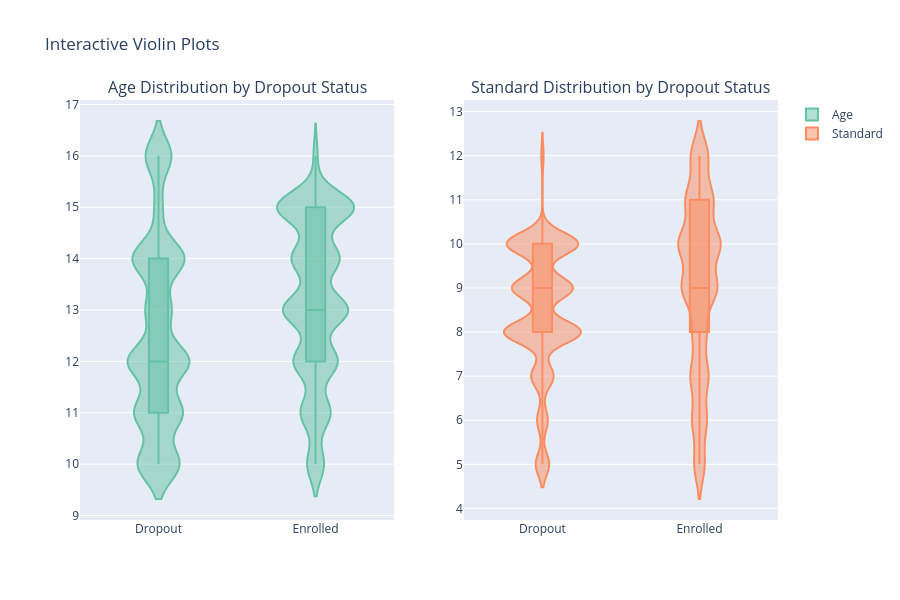

The notebook cell saved with this chart:
### Code cell
# Violin plots
fig_violin = make_subplots(rows=1, cols=2, subplot_titles=("Age Distribution by Dropout Status", "Standard Distribution by Dropout Status"))
fig_violin.add_trace(go.Violin(x=df['Dropout_Status'], y=df['Age'], name='Age', marker_color=colors[0], box_visible=True), row=1, col=1)
fig_violin.add_trace(go.Violin(x=df['Dropout_Status'], y=df['Standard'], name='Standard', marker_color=colors[1], box_visible=True), row=1, col=2)
fig_violin.update_layout(height=600, title_text="Interactive Violin Plots")
fig_violin.write_html("bivariate_violins.html")
fig_violin.show()

### Figure 1 — Plotly figure (JSON) as saved in the notebook; plotly's stock layout.template omitted (floating-point values rounded to 4 significant figures; data arrays with more than 128 entries replaced by an {"elided": "..."} marker saying what was removed)
{"data": [{"box": {"visible": true}, "marker": {"color": "rgb(102,194,165)"}, "name": "Age", "type": "violin", "x": {"elided": "10198 str values"}, "xaxis": "x", "y": {"elided": "10198 int values"}, "yaxis": "y"}, {"box": {"visible": true}, "marker": {"color": "rgb(252,141,98)"}, "name": "Standard", "type": "violin", "x": {"elided": "10198 str values"}, "xaxis": "x2", "y": {"elided": "10198 int values"}, "yaxis": "y2"}], "layout": {"annotations": [{"font": {"size": 16}, "showarrow": false, "text": "Age Distribution by Dropout Status", "x": 0.225, "xanchor": "center", "xref": "paper", "y": 1, "yanchor": "bottom", "yref": "paper"}, {"font": {"size": 16}, "showarrow": false, "text": "Standard Distribution by Dropout Status", "x": 0.775, "xanchor": "center", "xref": "paper", "y": 1, "yanchor": "bottom", "yref": "paper"}], "height": 600, "title": {"text": "Interactive Violin Plots"}, "xaxis": {"anchor": "y", "domain": [0, 0.45]}, "xaxis2": {"anchor": "y2", "domain": [0.55, 1]}, "yaxis": {"anchor": "x", "domain": [0, 1]}, "yaxis2": {"anchor": "x2", "domain": [0, 1]}}}
